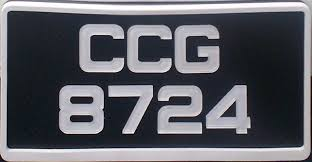
#> input picture test-images/test10.jpg, 312 x 162 px
$ jupyter execute --allow-errors notebook.ipynb
#> lines starting #> are read from the running program, lines starting #| are printed output that depends on the picture; after the words box and inside, x2 and y2 are one past the last pixel; in counts of white or black regions, pixels touching at a corner belong together
[cell 1]
import cv2
from matplotlib import pyplot as plt
import numpy as np
import imutils
import easyocr

[cell 2]
img = cv2.imread('./test-images/test10.jpg')
#> img is the input picture: shape (162, 312, 3); mean B, G, R 101, 93.8, 93
# img = cv2.imread('./images/Cars10.png')
gray = cv2.cvtColor(img, cv2.COLOR_BGR2GRAY)
plt.imshow(cv2.cvtColor(gray, cv2.COLOR_BGR2RGB))

[cell 3]
bfilter = cv2.bilateralFilter(gray, 11, 17, 17) #Noise reduction
edged = cv2.Canny(bfilter, 30, 200) #Edge detection
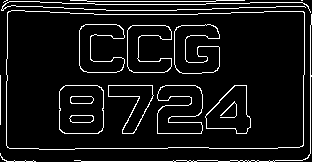
#> edged: shape (162, 312); 7.9% white in thin lines or dots
plt.imshow(cv2.cvtColor(edged, cv2.COLOR_BGR2RGB))

[cell 4]
keypoints = cv2.findContours(edged.copy(), cv2.RETR_TREE, cv2.CHAIN_APPROX_SIMPLE)
#> keypoints = 29 contours, 9 with area under 20; largest, box (x1, y1, x2, y2) and area: (6, 10, 305, 150) 40194, (6, 10, 305, 150) 40190, (59, 85, 104, 134) 2062, (59, 85, 104, 134) 2042, (157, 85, 203, 134) 1620
contours = imutils.grab_contours(keypoints)
#> contours has the same summary as keypoints
contours = sorted(contours, key=cv2.contourArea, reverse=True)[:10]
#> contours = 10 contours; largest, box (x1, y1, x2, y2) and area: (6, 10, 305, 150) 40194, (6, 10, 305, 150) 40190, (59, 85, 104, 134) 2062, (59, 85, 104, 134) 2042, (157, 85, 203, 134) 1620

[cell 5]
location = None
for contour in contours:
    approx = cv2.approxPolyDP(contour, 10, True)
    if len(approx) == 4:
        location = approx
        break
#> this loop made 1 pass
#> location on pass 1: [[7, 12], [9, 148], [303, 145], [303, 11]]

[cell 6]
if location is not None:
    mask = np.zeros(gray.shape, np.uint8)
    new_image = cv2.drawContours(mask, [location], 0,255, -1)
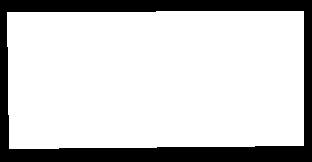
#> new_image: shape (162, 312); 79.7% white; 1 black region, box (x1, y1, x2, y2) and area: (0, 0, 312, 162) 10284
    new_image = cv2.bitwise_and(img, img, mask=mask)
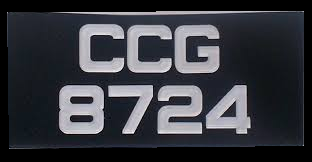
#> new_image: shape (162, 312, 3); mean B, G, R 63.4, 57, 55.4
